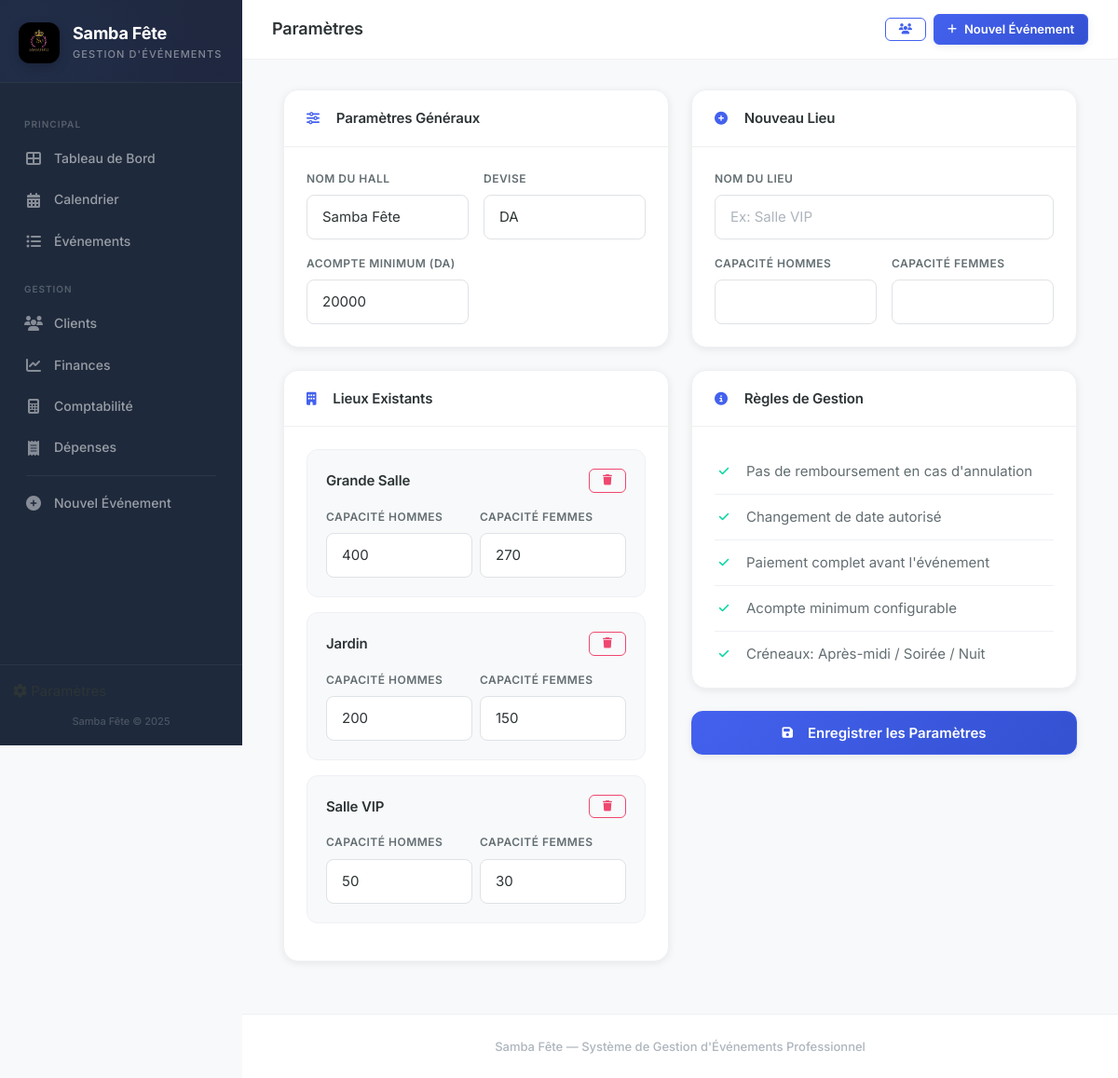
Screenshot of /parametres with the database file from the repository.
### tables this page shows
CREATE TABLE settings (
            key TEXT PRIMARY KEY,
            value TEXT NOT NULL
        );

CREATE TABLE venues (
            id INTEGER PRIMARY KEY AUTOINCREMENT,
            name TEXT NOT NULL,
            capacity_men INTEGER DEFAULT 0,
            capacity_women INTEGER DEFAULT 0,
            is_active INTEGER DEFAULT 1
        );

### app.py (the view, shortened to what this page needs)
@app.route('/parametres', methods=['GET', 'POST'])
def settings():
    db = get_db()
    venues = db.execute("SELECT * FROM venues ORDER BY id").fetchall()
    settings_rows = db.execute("SELECT key, value FROM settings").fetchall()
    settings_dict = {row['key']: row['value'] for row in settings_rows}
    deposit_min = settings_dict.get('deposit_min', '20000')
    hall_name = settings_dict.get('hall_name', 'Samba Fête')
    currency = settings_dict.get('currency', 'DA')
    db.close()
    return render_template('settings.html', venues=venues, deposit_min=deposit_min,
                           hall_name=hall_name, currency=currency)

### models.py (called while the page is built)
def is_postgres():
    return DATABASE_URL.startswith('postgresql://')

def get_db():
    if is_postgres():
        conn = psycopg2.connect(DATABASE_URL)
        conn.autocommit = True
        return DB(conn, True)
    else:
        import sqlite3
        db_path = os.path.join(os.path.dirname(os.path.abspath(__file__)), 'samba_fete.db')
        conn = sqlite3.connect(db_path, timeout=10)
        conn.row_factory = sqlite3.Row
        conn.execute("PRAGMA foreign_keys = ON")
        return DB(conn, False)

    def execute(self, sql, params=None):
        if self.is_pg:
            sql = sql.replace('?', '%s')
        cur = self.conn.cursor()
        if params:
            cur.execute(sql, params)
        else:
            cur.execute(sql)
        self._cur = cur
        return self

    def fetchall(self):
        rows = self._cur.fetchall()
        if self.is_pg:
            columns = [col[0] for col in self._cur.description]
            return [dict(zip(columns, row)) for row in rows]
        else:
            return [dict(row) for row in rows]

    def close(self):
        self.conn.close()

### templates/settings.html (shortened to what this page needs)
{% extends "base.html" %}
{% block page_title %}Paramètres{% endblock %}
{% block content %}
<div class="container-fluid">
    <form method="POST">
        <div class="row g-4">
            <div class="col-lg-6">
                <div class="card-custom mb-4">
                    <div class="card-header-custom">
                        <h5 class="mb-0"><i class="fas fa-sliders-h me-2"></i>Paramètres Généraux</h5>
                    </div>
                    <div class="card-body-custom">
                        <div class="row g-3">
                            <div class="col-md-6">
                                <label class="form-label-elegant">Nom du Hall</label>
                                <input type="text" name="hall_name" class="form-input-elegant" value="{{ hall_name }}">
                            </div>
                            <div class="col-md-6">
                                <label class="form-label-elegant">Devise</label>
                                <input type="text" name="currency" class="form-input-elegant" value="{{ currency }}">
                            </div>
                            <div class="col-md-6">
                                <label class="form-label-elegant">Acompte Minimum (DA)</label>
                                <input type="number" name="deposit_min" class="form-input-elegant"
                                       value="{{ deposit_min }}" step="1000" min="0">
                            </div>
                        </div>
                    </div>
                </div>
                <div class="card-custom mb-4">
                    <div class="card-header-custom">
                        <h5 class="mb-0"><i class="fas fa-building me-2"></i>Lieux Existants</h5>
                    </div>
                    <div class="card-body-custom">
                        {% for v in venues %}
                        <div class="venue-card mb-3">
                            <div class="d-flex justify-content-between align-items-center mb-3">
                                <h6 class="mb-0" style="font-size: 0.9375rem; font-weight: 600;">{{ v.name }}</h6>
                                <form method="POST" action="{{ url_for('delete_venue', venue_id=v.id) }}"
                                      onsubmit="return confirm('Supprimer ce lieu ?')" class="d-inline">
                                    <button type="submit" class="btn btn-sm btn-outline-danger">
                                        <i class="fas fa-trash"></i>
                                    </button>
                                </form>
                            </div>
                            <div class="row g-2">
                                <div class="col-6">
                                    <label class="form-label-elegant">Capacité Hommes</label>
                                    <input type="number" name="capacity_men_{{ v.id }}" class="form-input-elegant"
                                           value="{{ v.capacity_men }}" min="0">
                                </div>
                                <div class="col-6">
                                    <label class="form-label-elegant">Capacité Femmes</label>
                                    <input type="number" name="capacity_women_{{ v.id }}" class="form-input-elegant"
                                           value="{{ v.capacity_women }}" min="0">
                                </div>
                            </div>
                        </div>
                        {% endfor %}
                    </div>
                </div>
            </div>
            <div class="col-lg-6">
                <div class="card-custom mb-4">
                    <div class="card-header-custom">
                        <h5 class="mb-0"><i class="fas fa-plus-circle me-2"></i>Nouveau Lieu</h5>
                    </div>
                    <div class="card-body-custom">
                        <div class="row g-3">
                            <div class="col-12">
                                <label class="form-label-elegant">Nom du Lieu</label>
                                <input type="text" name="new_venue_name" class="form-input-elegant"
                                       placeholder="Ex: Salle VIP">
                            </div>
                            <div class="col-6">
                                <label class="form-label-elegant">Capacité Hommes</label>
                                <input type="number" name="new_venue_cap_m" class="form-input-elegant" min="0">
                            </div>
                            <div class="col-6">
                                <label class="form-label-elegant">Capacité Femmes</label>
                                <input type="number" name="new_venue_cap_w" class="form-input-elegant" min="0">
                            </div>
                        </div>
                    </div>
                </div>
                <div class="card-custom mb-4">
                    <div class="card-header-custom">
                        <h5 class="mb-0"><i class="fas fa-info-circle me-2"></i>Règles de Gestion</h5>
                    </div>
                    <div class="card-body-custom">
                        <ul class="rules-list">
                            <li><i class="fas fa-check text-success"></i> Pas de remboursement en cas d'annulation</li>
                            <li><i class="fas fa-check text-success"></i> Changement de date autorisé</li>
                            <li><i class="fas fa-check text-success"></i> Paiement complet avant l'événement</li>
                            <li><i class="fas fa-check text-success"></i> Acompte minimum configurable</li>
                            <li><i class="fas fa-check text-success"></i> Créneaux: Après-midi / Soirée / Nuit</li>
                        </ul>
                    </div>
                </div>
                <div class="d-grid">
                    <button type="submit" class="btn btn-primary btn-lg">
                        <i class="fas fa-save me-2"></i>Enregistrer les Paramètres
                    </button>
                </div>
            </div>
        </div>
    </form>
</div>
{% endblock %}

### rows the page displays
settings: hall_name "Samba Fête"
settings: currency "DA"
settings: deposit_min "20000"
venues: name "Grande Salle", capacity_men "400", capacity_women "270"
venues: name "Jardin", capacity_men "200", capacity_women "150"
venues: name "Salle VIP", capacity_men "50", capacity_women "30"
